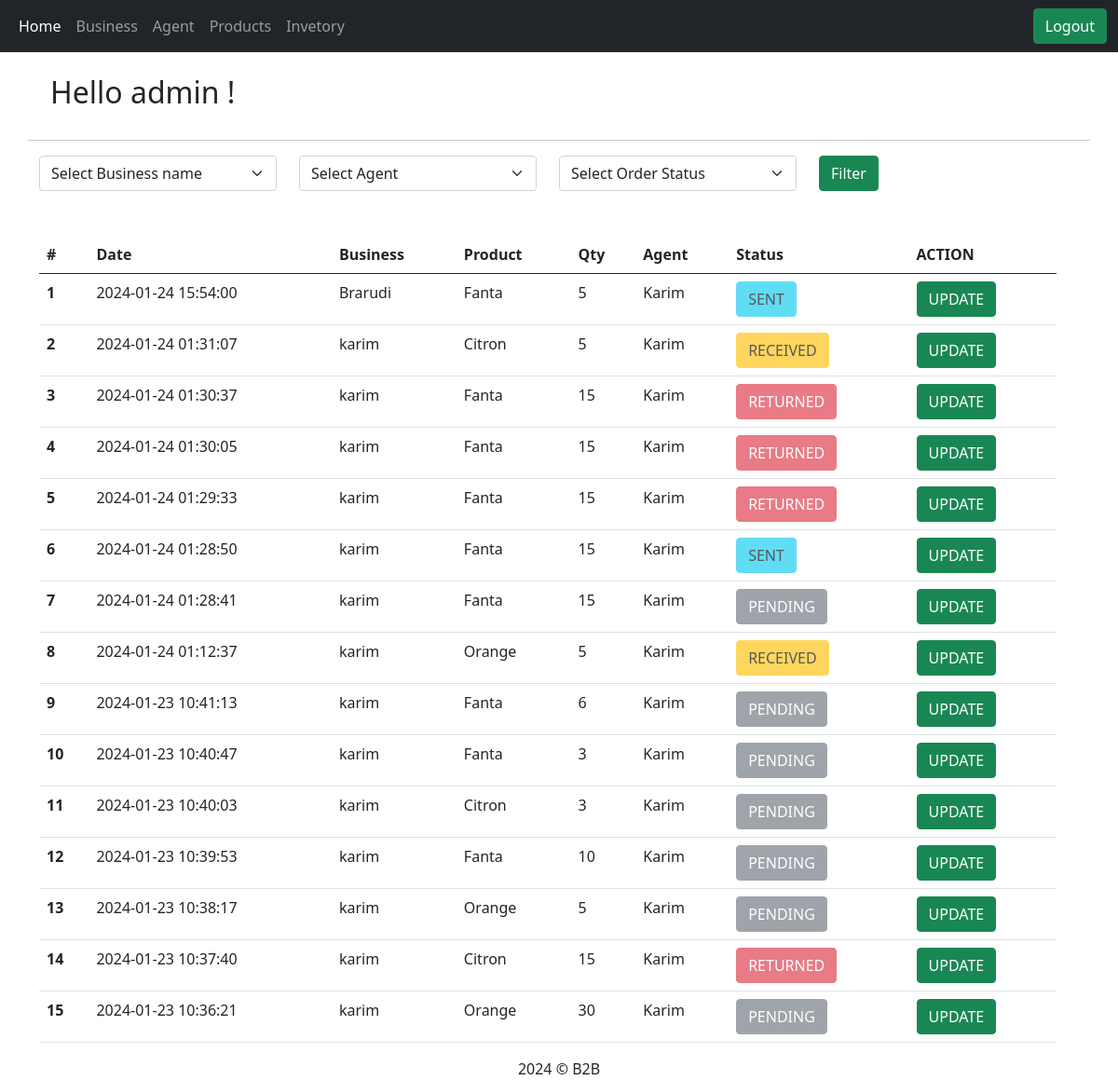
Page / (signed in) on the earlier database version.
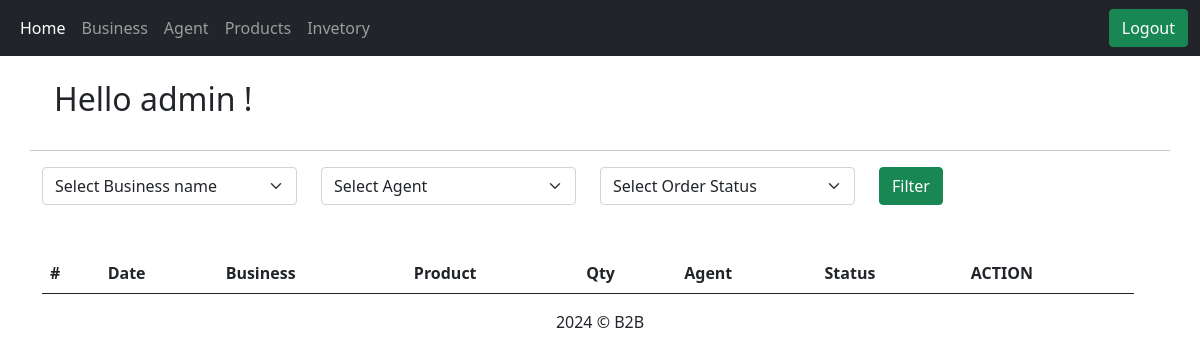
Same page on the later database version.
### tables this page shows
CREATE TABLE `Orders` (
  `rowid` int(11) NOT NULL,
  `businessId` int(11) NOT NULL,
  `agentId` int(11) NOT NULL,
  `productId` int(11) NOT NULL,
  `qty` int(11) NOT NULL,
  `status` text NOT NULL DEFAULT 'PENDING',
  `date` datetime NOT NULL DEFAULT current_timestamp()
);

CREATE TABLE `Business` (
  `id` int(11) NOT NULL,
  `email` text NOT NULL,
  `username` text NOT NULL,
  `phone` text NOT NULL
);

CREATE TABLE `Product` (
  `rowid` int(11) NOT NULL,
  `ref` text NOT NULL,
  `label` text NOT NULL,
  `price` text NOT NULL,
  `qty` text NOT NULL
);

CREATE TABLE `Users` (
  `id` int(11) NOT NULL,
  `email` text NOT NULL,
  `username` varchar(255) NOT NULL,
  `password` varchar(255) NOT NULL,
  `phone` text DEFAULT NULL,
  `accountType` tinyint(1) NOT NULL
);

### request/show_order.php (the view, shortened to what this page needs)
<?php
function show_order($db, $aId = ''){
    $getAgent = "SELECT ";
    $getAgent .= " o.rowid as rowid , b.username as businessId , u.username as agentId, ";
    $getAgent .= " p.ref as productId , o.qty, o.status, o.date as date ";
    $getAgent .= " FROM Orders as o";
    $getAgent .= " LEFT JOIN Business as b ON o.businessId = b.id ";
    $getAgent .= " LEFT JOIN Product as p ON o.productId = p.rowid ";
    $getAgent .= " LEFT JOIN Users as u ON o.agentId = u.id ";
    $getAgent .= " GROUP by rowid DESC";
    $run_getAgent = mysqli_query($db, $getAgent);
    $p = 1;
    while ($row_getAgent = mysqli_fetch_assoc($run_getAgent)) {
        $Id = $row_getAgent['rowid'];
        $businessId = $row_getAgent['businessId'];
        $productId = $row_getAgent['productId'];
        $agentId = $row_getAgent['agentId'];
        $qty = $row_getAgent['qty'];
        $status = $row_getAgent['status'];
        $date = $row_getAgent['date'];
        $class = '';
        if($status == 'PENDING'){
            $class = 'secondary';
        }
        if($status == 'SENT'){
            $class = 'info';
        }
        if($status == 'RECEIVED'){
            $class = 'warning';
        }
        if($status == 'RETURNED'){
            $class = 'danger';
        }
        echo '
            <tr class="tbl_tr">
            <th scope="row">'.$p.'</th>
            <td>'.$date.'</td>
            <td>'.$businessId.'</td>
            <td>'.$productId.'</td>
            <td>'.$qty.'</td>
            <td>'.$agentId.'</td>
            <td> <button type="button" class="btn btn-'.$class.'" disabled>'.$status.'</button></td> ';
        if(empty($aId)){
            echo '
                <td><a class="btn btn-success" href="./index.php?action=edit-order&id='.$Id.'">
                UPDATE
                </a></td> ';
        }
        echo  '</tr>';
        $p ++;
    }
}

Differences in the rows shown:
removed orders: date "2024-01-24 15:54:00", businessId.username "Brarudi", productId.ref "Fanta", qty "5", users.username "Karim", status "SENT"
removed orders: date "2024-01-24 01:31:07", businessId.username "karim", productId.ref "Citron", qty "5", users.username "Karim", status "RECEIVED"
removed orders: date "2024-01-24 01:30:37", businessId.username "karim", productId.ref "Fanta", qty "15", users.username "Karim", status "RETURNED"
removed orders: date "2024-01-24 01:30:05", businessId.username "karim", productId.ref "Fanta", qty "15", users.username "Karim", status "RETURNED"
removed orders: date "2024-01-24 01:29:33", businessId.username "karim", productId.ref "Fanta", qty "15", users.username "Karim", status "RETURNED"
removed orders: date "2024-01-24 01:28:50", businessId.username "karim", productId.ref "Fanta", qty "15", users.username "Karim", status "SENT"
removed orders: date "2024-01-24 01:28:41", businessId.username "karim", productId.ref "Fanta", qty "15", users.username "Karim", status "PENDING"
removed orders: date "2024-01-24 01:12:37", businessId.username "karim", productId.ref "Orange", qty "5", users.username "Karim", status "RECEIVED"
removed orders: date "2024-01-23 10:41:13", businessId.username "karim", productId.ref "Fanta", qty "6", users.username "Karim", status "PENDING"
removed orders: date "2024-01-23 10:40:47", businessId.username "karim", productId.ref "Fanta", qty "3", users.username "Karim", status "PENDING"
removed orders: date "2024-01-23 10:40:03", businessId.username "karim", productId.ref "Citron", qty "3", users.username "Karim", status "PENDING"
removed orders: date "2024-01-23 10:39:53", businessId.username "karim", productId.ref "Fanta", qty "10", users.username "Karim", status "PENDING"
removed orders: date "2024-01-23 10:38:17", businessId.username "karim", productId.ref "Orange", qty "5", users.username "Karim", status "PENDING"
removed orders: date "2024-01-23 10:37:40", businessId.username "karim", productId.ref "Citron", qty "15", users.username "Karim", status "RETURNED"
removed orders: date "2024-01-23 10:36:21", businessId.username "karim", productId.ref "Orange", qty "30", users.username "Karim", status "PENDING"
